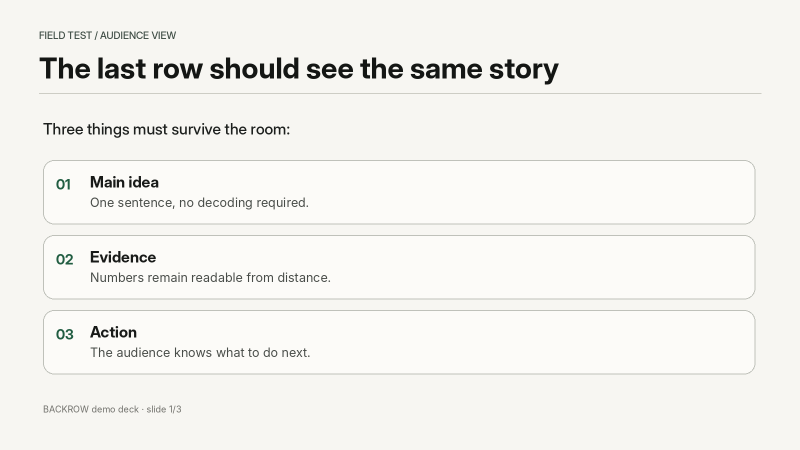
#> input picture assets/slide_1_source.png, 1600 x 900 px (shown at 1/2 size); its folder holds only this picture in this run
$ python engineering_benchmark.py   (older library calls are emulated)
#> lines starting #> are read from the running program, lines starting #| are printed output that depends on the picture
### vision_engine.py
from __future__ import annotations
import cv2, numpy as np, pytesseract, re, math
from dataclasses import dataclass
from difflib import SequenceMatcher
from PIL import Image
from audiencenet import get_model, make_feature_vector
from physical_baseline import evaluate_region
from field_calibrator import get_field_calibrator, make_features as make_field_features

OCR_TIMEOUT_S=3.0


# [27 lines left out: functions norm_text, sim, image_from_bytes, encode_png_b64, not called in this run]

def _gray(im): return cv2.cvtColor(im,cv2.COLOR_BGR2GRAY)

# [20 lines left out: functions rough_orb_signature, rough_orb_match_score, not called in this run]

def align_view_to_source(source, view):
    # Scale for feature work
    maxw=1200
    def sc(im):
        h,w=im.shape[:2]
        if w<=maxw: return im,1.0
        s=maxw/w
        return cv2.resize(im,None,fx=s,fy=s,interpolation=cv2.INTER_AREA),s
    ssrc,ss=sc(source); svw,vs=sc(view)
    g1,g2=_gray(ssrc),_gray(svw)
    orb=cv2.ORB_create(nfeatures=5000,scaleFactor=1.15,nlevels=10,edgeThreshold=12,fastThreshold=7)
    k1,d1=orb.detectAndCompute(g1,None); k2,d2=orb.detectAndCompute(g2,None)
    if d1 is None or d2 is None or len(k1)<10 or len(k2)<10:
        raise ValueError('Not enough visual features to align the projected content.')
    bf=cv2.BFMatcher(cv2.NORM_HAMMING)
    pairs=bf.knnMatch(d1,d2,k=2)
    good=[m for m,n in pairs if m.distance < 0.74*n.distance]
    if len(good)<8:
        # fallback looser but cross-check distance quartile
        allm=bf.match(d1,d2)
        allm=sorted(allm,key=lambda m:m.distance)
        good=allm[:max(12,min(100,len(allm)//8))]
    if len(good)<8: raise ValueError('Could not establish enough source-to-camera correspondences.')
    p1=np.float32([k1[m.queryIdx].pt for m in good]).reshape(-1,1,2)
    p2=np.float32([k2[m.trainIdx].pt for m in good]).reshape(-1,1,2)
    Hs,mask=cv2.findHomography(p1,p2,cv2.RANSAC,4.0)
    if Hs is None: raise ValueError('Homography estimation failed.')
    # Hs maps scaled source -> scaled view. Convert to full-size mapping.
    # x_view_full = (1/vs) Hs (ss*x_src_full)
    A=np.array([[ss,0,0],[0,ss,0],[0,0,1]],float)
    B=np.array([[1/vs,0,0],[0,1/vs,0],[0,0,1]],float)
    Hfull=B@Hs@A
    inliers=int(mask.ravel().sum()) if mask is not None else 0
    inlier_ratio=inliers/max(1,len(good))
    # Validate projected corners
    h,w=source.shape[:2]
    corners=np.float32([[[0,0]],[[w-1,0]],[[w-1,h-1]],[[0,h-1]]])
    proj=cv2.perspectiveTransform(corners,Hfull).reshape(-1,2)
    area=abs(cv2.contourArea(proj.astype(np.float32)))
    view_area=view.shape[0]*view.shape[1]
    coverage=area/max(1,view_area)
    if inliers<7 or inlier_ratio<0.22 or coverage<0.08:
        raise ValueError('Alignment was too uncertain to use as evidence.')
    Hinv=np.linalg.inv(Hfull)
    rect=cv2.warpPerspective(view,Hinv,(w,h),flags=cv2.INTER_CUBIC,borderMode=cv2.BORDER_CONSTANT,borderValue=(20,20,20))
    return rect, {
        'method':'ORB + RANSAC homography',
        'matches':len(good),'inliers':inliers,'inlier_ratio':round(inlier_ratio,3),
        'screen_coverage':round(float(coverage),3),
        'projected_corners':proj.round(1).tolist(),
    }

def ocr_lines(im, psm=6):
    # Tesseract LSTM OCR, return grouped line boxes on the image coordinate system.
    rgb=cv2.cvtColor(im,cv2.COLOR_BGR2RGB)
    try:
        data=pytesseract.image_to_data(rgb,config=f'--oem 1 --psm {psm}',output_type=pytesseract.Output.DICT,timeout=OCR_TIMEOUT_S)
    except RuntimeError as e:
        raise ValueError('OCR timed out before reliable evidence was available.') from e
    groups={}
    n=len(data['text'])
    for i in range(n):
        txt=(data['text'][i] or '').strip()
        try: conf=float(data['conf'][i])
        except: conf=-1
        if not txt or conf<0: continue
        key=(data['block_num'][i],data['par_num'][i],data['line_num'][i])
        x,y,w,h=[int(data[k][i]) for k in ('left','top','width','height')]
        g=groups.setdefault(key,{'words':[],'confs':[],'x1':x,'y1':y,'x2':x+w,'y2':y+h})
        g['words'].append(txt); g['confs'].append(conf)
        g['x1']=min(g['x1'],x);g['y1']=min(g['y1'],y);g['x2']=max(g['x2'],x+w);g['y2']=max(g['y2'],y+h)
    out=[]
    for g in groups.values():
        text=' '.join(g['words']).strip()
        if len(norm_text(text))<2 or float(np.mean(g['confs'])) < 42: continue
        # reject OCR garbage lines that are mostly punctuation/singletons
        alnum=sum(ch.isalnum() for ch in text)
        if alnum < max(2, int(len(text)*0.28)): continue
        toks=re.findall(r'[A-Za-z0-9%]+', text)
        if len(toks)>=3 and sum(len(t)<=1 for t in toks)/len(toks) > 0.60: continue
        alpha_words=re.findall(r'[A-Za-z]{3,}', text)
        pure_numeric=bool(re.fullmatch(r'\s*\d+(?:[.,]\d+)?%?\s*', text))
        if not alpha_words and not pure_numeric: continue
        out.append({'text':text,'confidence':float(np.mean(g['confs'])),'box':[g['x1'],g['y1'],g['x2']-g['x1'],g['y2']-g['y1']]})
    out.sort(key=lambda x:(x['box'][1],x['box'][0]))
    return out

# [208 lines left out: functions crop_pad, crop_metrics, recognize_expected_region, rule_classify_line, recommend_fixes, classify_line, not called in this run]

def analyze(source,view,max_lines=18,room_config=None):
    rect,align=align_view_to_source(source,view)
    lines=ocr_lines(source,psm=6)
    if not lines: raise ValueError('No source text could be detected. Use a slide with visible text.')
    # prioritize meaningful lines; cap latency
    lines=sorted(lines,key=lambda r:(-len(norm_text(r['text'])),r['box'][1]))[:max_lines]
    lines=sorted(lines,key=lambda r:(r['box'][1],r['box'][0]))
    results=[]
    for r in lines:
        sc=crop_pad(source,r['box'],6); vc=crop_pad(rect,r['box'],6)
        rec=recognize_expected_region(vc,r['text'])
        met=crop_metrics(sc,vc)
        status,score,reasons,ai_out,rule_status,physical,field_out,actions=classify_line(r['text'],rec,met,r['box'],source.shape,r['confidence'],room_config)
        results.append({
            'source_text':r['text'],'source_confidence':round(r['confidence'],1),'box':r['box'],
            'camera_text':rec['text'],'camera_confidence':rec['confidence'],'text_similarity':rec['similarity'],
            'status':status,'evidence_score':score,'reasons':reasons,'metrics':met,'audiencenet':ai_out,'rule_baseline_status':rule_status,
            'physical_baseline':physical,'field_calibrator':field_out,'recommended_actions':actions
        })
    counts={k:sum(1 for r in results if r['status']==k) for k in ['supported','watch','at_risk']}
    # generate overlay on source
    overlay=source.copy()
    colors={'supported':(79,123,91),'watch':(36,129,190),'at_risk':(68,65,190)} # BGR
    for r in results:
        x,y,w,h=r['box']; col=colors[r['status']]
        cv2.rectangle(overlay,(x-4,y-4),(x+w+4,y+h+4),col,3,lineType=cv2.LINE_AA)
    bdm_counts={k:sum(1 for r in results if (r.get('physical_baseline') or {}).get('status')==k) for k in ['meets','borderline','below']}
    fc=get_field_calibrator()
    return {'alignment':align,'counts':counts,'lines':results,'rectified':rect,'overlay':overlay,'source_size':{'width':int(source.shape[1]),'height':int(source.shape[0])},'room_config':room_config or {},'source_geometry_baseline_counts':bdm_counts,'field_calibrator':{'available':fc.available,'version':fc.version,'reason':fc.metadata.get('reason') if not fc.available else None}}

### tests/engineering_benchmark.py
from __future__ import annotations
import cv2,numpy as np,sys,os,time,json,statistics,random
ROOT=os.path.dirname(os.path.dirname(__file__));sys.path.insert(0,ROOT)
from vision_engine import analyze
A=os.path.join(ROOT,'assets'); random.seed(20260905)

def make_view(src,seed,severity):
    rng=np.random.default_rng(seed); h,w=src.shape[:2]; H,W=1080,1760
    bg=np.full((H,W,3),rng.integers(25,50),np.uint8)
    margin=120+int(severity*80)
    jitter=40+int(severity*70)
    dst=np.float32([[margin+rng.integers(-jitter,jitter),100+rng.integers(-jitter,jitter)],
                    [W-margin+rng.integers(-jitter,jitter),110+rng.integers(-jitter,jitter)],
                    [W-margin+rng.integers(-jitter,jitter),H-90+rng.integers(-jitter,jitter)],
                    [margin+rng.integers(-jitter,jitter),H-90+rng.integers(-jitter,jitter)]])
    sp=np.float32([[0,0],[w-1,0],[w-1,h-1],[0,h-1]])
    M=cv2.getPerspectiveTransform(sp,dst);warp=cv2.warpPerspective(src,M,(W,H));mask=cv2.warpPerspective(np.full((h,w),255,np.uint8),M,(W,H));bg[mask>0]=warp[mask>0]
    brightness=0.96-severity*0.26; bg=np.clip(bg.astype(float)*brightness+severity*14,0,255).astype(np.uint8)
    sig=0.35+severity*1.25; bg=cv2.GaussianBlur(bg,(0,0),sig)
    if severity>0.62:
        overlay=bg.copy();cx=int(W*.76+rng.integers(-90,90));cy=int(H*.62+rng.integers(-60,60));cv2.ellipse(overlay,(cx,cy),(280,190),-15,0,360,(250,250,244),-1);bg=cv2.addWeighted(overlay,.42,bg,.58,0)
    return bg

def run():
    rows=[]
    for sid in [1,2,3]:
        src=cv2.imread(os.path.join(A,f'slide_{sid}_source.png'))
#> src is the input picture: shape (900, 1600, 3); mean B, G, R 238.6, 242.2, 243.1
        for sev in [0.18,0.58]:
            view=make_view(src,1000+sid*10+int(sev*100),sev); t=time.perf_counter()
            try:
                r=analyze(src,view,max_lines=8); ok=True; counts=r['counts']; inliers=r['alignment']['inliers']
            except Exception as e:
                ok=False;counts={};inliers=0
            rows.append({'slide':sid,'severity':sev,'aligned':ok,'inliers':inliers,'counts':counts,'latency_s':round(time.perf_counter()-t,3)})
#> this loop made 1 pass
#> inliers on pass 1: 1119
#> pass 1, in make_view, `warp = cv2.warpPerspective(src, M, (W, H))`:
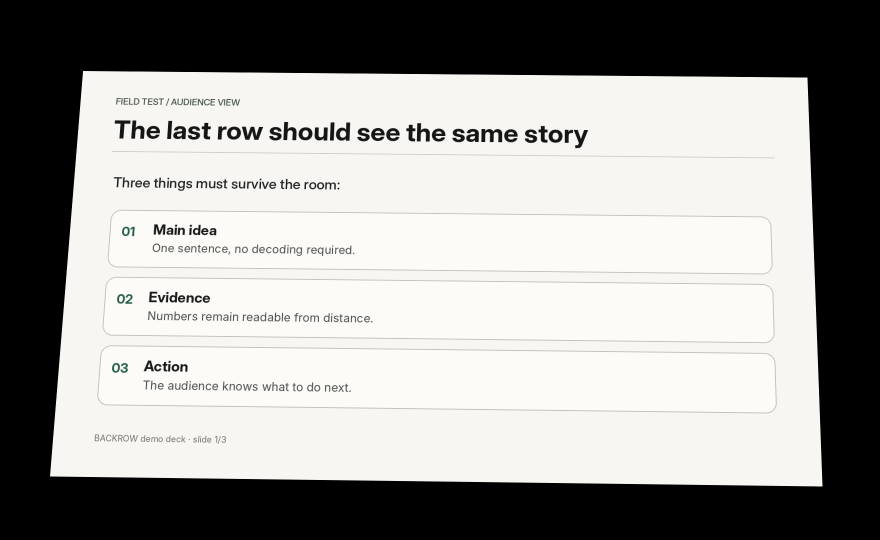
#> warp: shape (1080, 1760, 3) (shown at 1/2 size); mean B, G, R 153.2, 155.5, 156.1
#> pass 1, in make_view, `bg = np.clip(bg.astype(float) * brightness + severity * 14, 0, 255).as`:
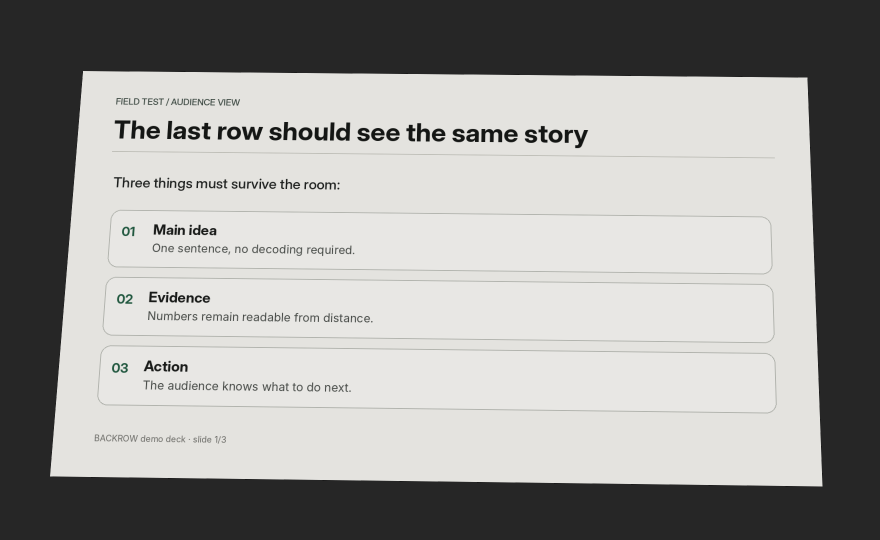
#> bg: shape (1080, 1760, 3) (shown at 1/2 size); mean of channels 0, 1, 2 154.7, 157, 157.5; drawn as B, G, R
#> pass 1, in align_view_to_source, `ssrc, ss = sc(source)`:
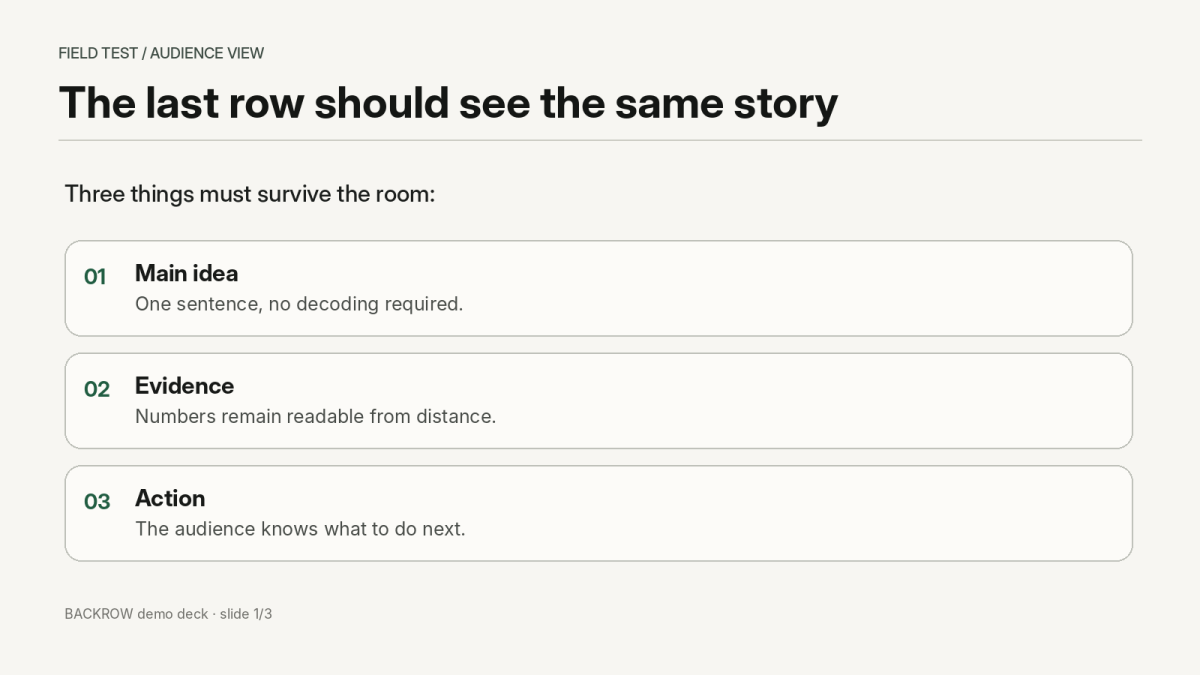
#> ssrc: shape (675, 1200, 3); mean B, G, R 238.6, 242.2, 243.1
#> after the loop, rows = []
    # Mismatched source/view must fail closed.
    mismatches=[]
    pairs=[(1,'slide_2_view_risk.png'),(2,'slide_3_view_glare.png')]
    for sid,vname in pairs:
        try: analyze(cv2.imread(os.path.join(A,f'slide_{sid}_source.png')),cv2.imread(os.path.join(A,vname)),max_lines=8); rejected=False
        except Exception: rejected=True
        mismatches.append({'source':sid,'view':vname,'rejected':rejected})
    # Fixed judge demo numeric detail must be caught.
    r=analyze(cv2.imread(os.path.join(A,'slide_2_source.png')),cv2.imread(os.path.join(A,'slide_2_view_risk.png')),max_lines=18)
    numeric=any(x['status']=='at_risk' and '2.5%' in x['source_text'] and '25%' in x['camera_text'] for x in r['lines'])
    out={'generated_at':'2026-09-05','synthetic_engineering_only':True,'projection_cases':rows,'wrong_pair_rejections':mismatches,'judge_demo_numeric_mismatch_detected':numeric}
    json.dump(out,open(os.path.join(ROOT,'docs','engineering_benchmark.json'),'w'),indent=2)
    assert all(x['aligned'] for x in rows), [x for x in rows if not x['aligned']]
    assert all(x['rejected'] for x in mismatches),mismatches
    assert numeric
    summary={'cases':len(rows),'alignment_pass':sum(x['aligned'] for x in rows),'wrong_pair_reject':sum(x['rejected'] for x in mismatches),'numeric_demo':numeric,'median_latency_s':round(statistics.median(x['latency_s'] for x in rows),3)};json.dump(summary,open(os.path.join(ROOT,'docs','engineering_runtime_verification.json'),'w'),indent=2);print(json.dumps(summary,indent=2))
if __name__=='__main__':run()
#> (the call stopped at in ocr_lines, `data=pytesseract.image_to_data(rgb,config=f'--oem 1 --psm {psm}',outpu..`: pytesseract is not available in this run)
